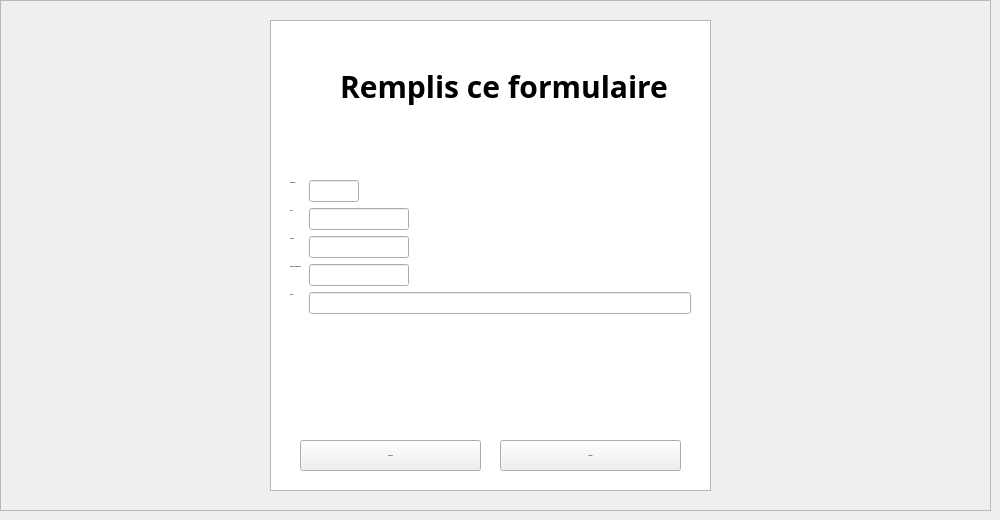
          <widget class="QWidget" name="tab">
           <attribute name="title">
            <string>Ajouter</string>
           </attribute>
           <widget class="QFrame" name="frame_6">
            <property name="geometry">
             <rect>
              <x>0</x>
              <y>0</y>
              <width>991</width>
              <height>511</height>
             </rect>
            </property>
            <property name="frameShape">
             <enum>QFrame::StyledPanel</enum>
            </property>
            <property name="frameShadow">
             <enum>QFrame::Raised</enum>
            </property>
            <widget class="QFrame" name="frame1">
             <property name="geometry">
              <rect>
               <x>270</x>
               <y>20</y>
               <width>441</width>
               <height>471</height>
              </rect>
             </property>
             <property name="frameShape">
              <enum>QFrame::StyledPanel</enum>
             </property>
             <property name="frameShadow">
              <enum>QFrame::Raised</enum>
             </property>
             <widget class="QPushButton" name="pushButton_2">
              <property name="geometry">
               <rect>
                <x>30</x>
                <y>420</y>
                <width>181</width>
                <height>31</height>
               </rect>
              </property>
              <property name="font">
               <font>
                <family>century gothic</family>
                <pointsize>-1</pointsize>
                <weight>75</weight>
                <bold>true</bold>
               </font>
              </property>
              <property name="text">
               <string>AJOUTER</string>
              </property>
             </widget>
             <widget class="QLabel" name="label_68">
              <property name="geometry">
               <rect>
                <x>70</x>
                <y>20</y>
                <width>331</width>
                <height>91</height>
               </rect>
              </property>
              <property name="font">
               <font>
                <family>century gothic</family>
                <pointsize>-1</pointsize>
                <weight>75</weight>
                <bold>true</bold>
               </font>
              </property>
              <property name="styleSheet">
               <string notr="true">font-family:century gothic;
font-size:30px;</string>
              </property>
              <property name="text">
               <string>Remplis ce formulaire</string>
              </property>
             </widget>
             <widget class="QPushButton" name="pushButton_7">
              <property name="geometry">
               <rect>
                <x>230</x>
                <y>420</y>
                <width>181</width>
                <height>31</height>
               </rect>
              </property>
              <property name="font">
               <font>
                <family>century gothic</family>
                <pointsize>-1</pointsize>
                <weight>75</weight>
                <bold>true</bold>
               </font>
              </property>
              <property name="text">
               <string>Anuuler</string>
              </property>
             </widget>
             <widget class="QWidget" name="formLayoutWidget_2">
              <property name="geometry">
               <rect>
                <x>20</x>
                <y>160</y>
                <width>401</width>
                <height>141</height>
               </rect>
              </property>
              <layout class="QFormLayout" name="formLayout_2">
               <item row="0" column="0">
                <widget class="QLabel" name="label_54">
                 <property name="font">
                  <font>
                   <family>century gothic</family>
                   <pointsize>-1</pointsize>
                   <weight>75</weight>
                   <bold>true</bold>
                  </font>
                 </property>
                 <property name="text">
                  <string>Identifiant :</string>
                 </property>
                </widget>
               </item>
               <item row="0" column="1">
                <widget class="QLineEdit" name="lineEdit">
                 <property name="maximumSize">
                  <size>
                   <width>50</width>
                   <height>16777215</height>
                  </size>
                 </property>
                </widget>
               </item>
               <item row="1" column="0">
                <widget class="QLabel" name="label_55">
                 <property name="font">
                  <font>
                   <family>century gothic</family>
                   <pointsize>-1</pointsize>
                   <weight>75</weight>
                   <bold>true</bold>
                  </font>
                 </property>
                 <property name="text">
                  <string>Nom :</string>
                 </property>
                </widget>
               </item>
               <item row="1" column="1">
                <widget class="QLineEdit" name="lineEdit_2">
                 <property name="maximumSize">
                  <size>
                   <width>100</width>
                   <height>16777215</height>
                  </size>
                 </property>
                </widget>
               </item>
               <item row="2" column="0">
                <widget class="QLabel" name="label_56">
                 <property name="font">
                  <font>
                   <family>century gothic</family>
                   <pointsize>-1</pointsize>
                   <weight>75</weight>
                   <bold>true</bold>
                  </font>
                 </property>
                 <property name="text">
                  <string>Prénom :</string>
                 </property>
                </widget>
               </item>
               <item row="2" column="1">
                <widget class="QLineEdit" name="lineEdit_3">
                 <property name="maximumSize">
                  <size>
                   <width>100</width>
                   <height>16777215</height>
                  </size>
                 </property>
                </widget>
               </item>
               <item row="3" column="0">
                <widget class="QLabel" name="label_58">
                 <property name="font">
                  <font>
                   <family>century gothic</family>
                   <pointsize>-1</pointsize>
                   <weight>75</weight>
                   <bold>true</bold>
                  </font>
                 </property>
                 <property name="text">
                  <string>numéro de téléphone :</string>
                 </property>
                </widget>
               </item>
               <item row="3" column="1">
                <widget class="QLineEdit" name="lineEdit_4">
                 <property name="maximumSize">
                  <size>
                   <width>100</width>
                   <height>16777215</height>
                  </size>
                 </property>
                </widget>
               </item>
               <item row="4" column="0">
                <widget class="QLabel" name="label_59">
                 <property name="font">
                  <font>
                   <family>century gothic</family>
                   <pointsize>-1</pointsize>
                   <weight>75</weight>
                   <bold>true</bold>
                  </font>
                 </property>
                 <property name="text">
                  <string>E-mail :</string>
                 </property>
                </widget>
               </item>
               <item row="4" column="1">
                <widget class="QLineEdit" name="lineEdit_5"/>
               </item>
              </layout>
             </widget>
            </widget>
            <widget class="QGraphicsView" name="graphicsView_14">
             <property name="geometry">
              <rect>
               <x>270</x>
               <y>20</y>
               <width>441</width>
               <height>471</height>
              </rect>
             </property>
             <property name="styleSheet">
              <string notr="true">border-image: url(:/images/Chantier_Numerique.jpg);
border-radius:15px;</string>
             </property>
            </widget>
            <zorder>graphicsView_14</zorder>
            <zorder>frame1</zorder>
           </widget>
          </widget>
